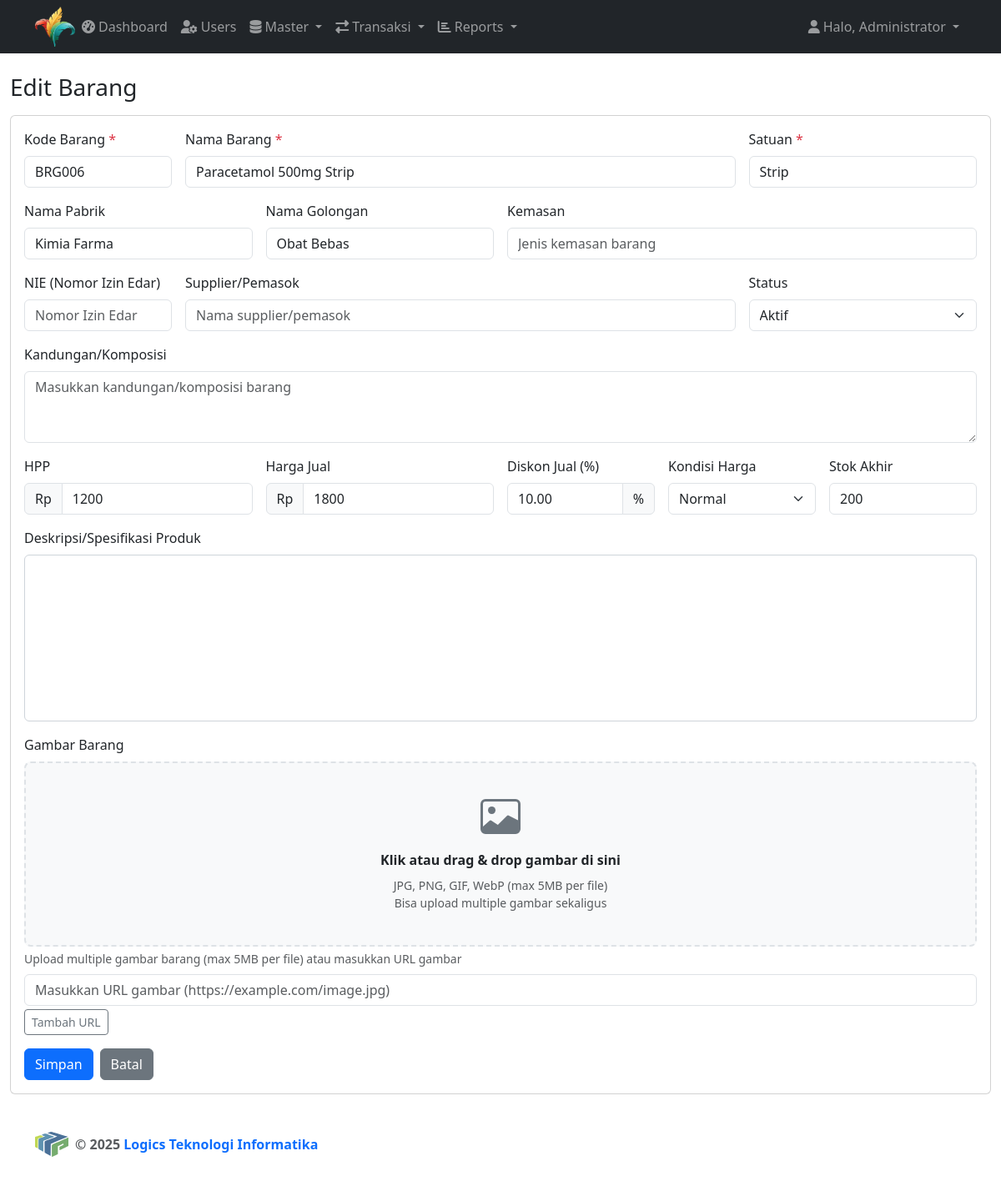
The page /masterbarang_form.php?id=1 (signed in) on the database its author committed.
### tables this page shows
CREATE TABLE `masterbarang` (
  `id` INT UNSIGNED NOT NULL AUTO_INCREMENT,
  `kodebarang` VARCHAR(50) NOT NULL UNIQUE,
  `namabarang` VARCHAR(200) NOT NULL,
  `satuan` VARCHAR(20) NOT NULL,
  `kodepabrik` VARCHAR(50) DEFAULT NULL,
  `namapabrik` VARCHAR(200) DEFAULT NULL,
  `kodegolongan` VARCHAR(50) DEFAULT NULL,
  `namagolongan` VARCHAR(200) DEFAULT NULL,
  `hpp` DECIMAL(15,2) DEFAULT 0.00,
  `hargabeli` DECIMAL(15,2) DEFAULT 0.00,
  `discbeli` DECIMAL(5,2) DEFAULT 0.00,
  `hargajual` DECIMAL(15,2) DEFAULT 0.00,
  `discjual` DECIMAL(5,2) DEFAULT 0.00,
  `kondisiharga` ENUM('normal','promo','diskon') NOT NULL DEFAULT 'normal',
  `stokakhir` INT DEFAULT 0,
  `foto` JSON DEFAULT NULL,
  `status` ENUM('aktif','non_aktif') NOT NULL DEFAULT 'aktif',
  `created_at` TIMESTAMP DEFAULT CURRENT_TIMESTAMP,
  `updated_at` TIMESTAMP DEFAULT CURRENT_TIMESTAMP ON UPDATE CURRENT_TIMESTAMP,
  PRIMARY KEY (`id`),
  INDEX `idx_kodebarang` (`kodebarang`),
  INDEX `idx_namabarang` (`namabarang`),
  INDEX `idx_kodepabrik` (`kodepabrik`),
  INDEX `idx_kodegolongan` (`kodegolongan`)
);

### masterbarang_form.php (the view, shortened to what this page needs)
<?php
$pdo = get_pdo_connection();
$id = isset($_GET['id']) ? (int)$_GET['id'] : 0;
$isEdit = $id > 0;
$data = [
	'kodebarang' => '',
	'namabarang' => '',
	'deskripsi' => '',
	'kandungan' => '',
	'supplier' => '',
	'kemasan' => '',
	'nie' => '',
	'satuan' => '',
	'kodepabrik' => '',
	'namapabrik' => '',
	'kodegolongan' => '',
	'namagolongan' => '',
	'hpp' => '0',
	'hargabeli' => '0',
	'discbeli' => '0',
	'hargajual' => '0',
	'discjual' => '0',
	'kondisiharga' => 'normal',
	'stokakhir' => '0',
	'foto' => '',
	'status' => 'aktif',
];
if ($isEdit) {
	$stmt = $pdo->prepare('SELECT * FROM masterbarang WHERE id = ?');
	$stmt->execute([$id]);
	$row = $stmt->fetch();
	$data = $row;
}
include __DIR__ . '/includes/header.php';
?>
<div class="flex-grow-1 mb-4">
	<div class="container" style="max-width: 1200px;">
		<h3 class="mb-3"><?php echo $isEdit ? 'Edit Barang' : 'Tambah Barang'; ?></h3>
		<div class="card">
			<div class="card-body">
				<form method="post" action="">
					<div class="row g-3">
						<div class="col-md-2">
							<label class="form-label">Kode Barang <span class="text-danger">*</span></label>
							<input type="text" class="form-control" name="kodebarang" required value="<?php echo htmlspecialchars($data['kodebarang']); ?>">
						</div>
						<div class="col-md-7">
							<label class="form-label">Nama Barang <span class="text-danger">*</span></label>
							<input type="text" class="form-control" name="namabarang" required value="<?php echo htmlspecialchars($data['namabarang']); ?>">
						</div>
						<div class="col-md-3">
							<label class="form-label">Satuan <span class="text-danger">*</span></label>
							<input type="text" class="form-control" name="satuan" required value="<?php echo htmlspecialchars($data['satuan']); ?>" placeholder="Contoh: Tablet, Kapsul, Botol">
						</div>
						<div class="col-md-3">
							<label class="form-label">Nama Pabrik</label>
							<input type="text" class="form-control" name="namapabrik" value="<?php echo htmlspecialchars($data['namapabrik']); ?>">
						</div>
						<div class="col-md-3">
							<label class="form-label">Nama Golongan</label>
							<input type="text" class="form-control" name="namagolongan" value="<?php echo htmlspecialchars($data['namagolongan']); ?>">
						</div>
						<div class="col-md-6">
							<label class="form-label">Kemasan</label>
							<input type="text" name="kemasan" class="form-control" value="<?php echo htmlspecialchars($data['kemasan']); ?>" placeholder="Jenis kemasan barang">
						</div>
						<div class="col-md-2">
							<label class="form-label">NIE (Nomor Izin Edar)</label>
							<input type="text" name="nie" class="form-control" value="<?php echo htmlspecialchars($data['nie']); ?>" placeholder="Nomor Izin Edar">
						</div>
						<div class="col-md-7">
							<label class="form-label">Supplier/Pemasok</label>
							<input type="text" name="supplier" class="form-control" value="<?php echo htmlspecialchars($data['supplier']); ?>" placeholder="Nama supplier/pemasok">
						</div>
						<div class="col-md-3">
							<label class="form-label">Status</label>
							<select name="status" class="form-select" required>
								<option value="aktif" <?php echo $data['status']==='aktif'?'selected':''; ?>>Aktif</option>
							</select>
						</div>
						<div class="col-12">
							<label class="form-label">Kandungan/Komposisi</label>
							<textarea name="kandungan" class="form-control" rows="3" placeholder="Masukkan kandungan/komposisi barang"><?php echo htmlspecialchars($data['kandungan']); ?></textarea>
						</div>
						<div class="col-md-3">
							<label class="form-label">HPP</label>
							<div class="input-group">
								<span class="input-group-text">Rp</span>
								<input type="number" class="form-control" name="hpp" step="1" min="0" value="<?php echo htmlspecialchars(number_format($data['hpp'], 0, '', '')); ?>">
							</div>
						</div>
						<div class="col-md-3">
							<label class="form-label">Harga Jual</label>
							<div class="input-group">
								<span class="input-group-text">Rp</span>
								<input type="number" class="form-control" name="hargajual" step="1" min="0" value="<?php echo htmlspecialchars(number_format($data['hargajual'], 0, '', '')); ?>">
							</div>
						</div>
						<div class="col-md-2">
							<label class="form-label">Diskon Jual (%)</label>
							<div class="input-group">
								<input type="number" class="form-control" name="discjual" step="0.01" min="0" max="100" value="<?php echo htmlspecialchars($data['discjual']); ?>">
								<span class="input-group-text">%</span>
							</div>
						</div>
						<div class="col-md-2">
							<label class="form-label">Kondisi Harga</label>
							<select name="kondisiharga" class="form-select" required>
								<?php
								$kondisiOptions = [
									'normal' => 'Normal',
									'promo' => 'Promo',
									'sale' => 'Sale',
									'spesial' => 'Spesial',
									'deals' => 'Deals'
								];
								foreach ($kondisiOptions as $value => $label): ?>
									<option value="<?php echo $value; ?>" <?php echo $data['kondisiharga']===$value?'selected':''; ?>><?php echo $label; ?></option>
								<?php endforeach; ?>
							</select>
						</div>
						<div class="col-md-2">
							<label class="form-label">Stok Akhir</label>
							<input type="number" class="form-control" name="stokakhir" min="0" value="<?php echo htmlspecialchars($data['stokakhir']); ?>">
						</div>
						<div class="col-12">
							<label class="form-label">Deskripsi/Spesifikasi Produk</label>
							<div id="deskripsi-editor" style="height: 200px; border: 1px solid #ced4da; border-radius: 0.375rem;"></div>
						</div>
						<div class="col-12">
							<label class="form-label">Gambar Barang</label>
							<div class="upload-area" id="uploadArea" style="border: 2px dashed #dee2e6; border-radius: 8px; padding: 40px; text-align: center; background: #f8f9fa; cursor: pointer; transition: all 0.3s ease;">
								<div id="uploadContent">
									<p class="mb-2"><strong>Klik atau drag & drop gambar di sini</strong></p>
									<p class="text-muted small mb-0">JPG, PNG, GIF, WebP (max 5MB per file)</p>
									<p class="text-muted small mb-0">Bisa upload multiple gambar sekaligus</p>
								</div>
							</div>
							<div class="form-text">Upload multiple gambar barang (max 5MB per file) atau masukkan URL gambar</div>
							<div class="mt-2">
								<input type="url" class="form-control" id="urlInput" placeholder="Masukkan URL gambar (https://example.com/image.jpg)">
								<button type="button" class="btn btn-sm btn-outline-secondary mt-1" id="addUrlPhoto">Tambah URL</button>
							</div>
						</div>
					</div>
					<div class="mt-3 d-flex gap-2">
						<button type="submit" class="btn btn-primary">Simpan</button>
						<a href="masterbarang.php" class="btn btn-secondary">Batal</a>
					</div>
				</form>
			</div>
		</div>
	</div>
</div>
<link href="https://cdn.quilljs.com/1.3.6/quill.snow.css" rel="stylesheet">
<?php include __DIR__ . '/includes/footer.php'; ?>

### rows shown on the page
masterbarang: kodebarang "BRG006", namabarang "Paracetamol 500mg Strip", satuan "Strip", namapabrik "Kimia Farma", namagolongan "Obat Bebas", status "Aktif", hpp "1200", hargajual "1800", discjual "10.00", kondisiharga "Normal", stokakhir "200"

### other values the page prints
$user['namalengkap'] "Administrator"
